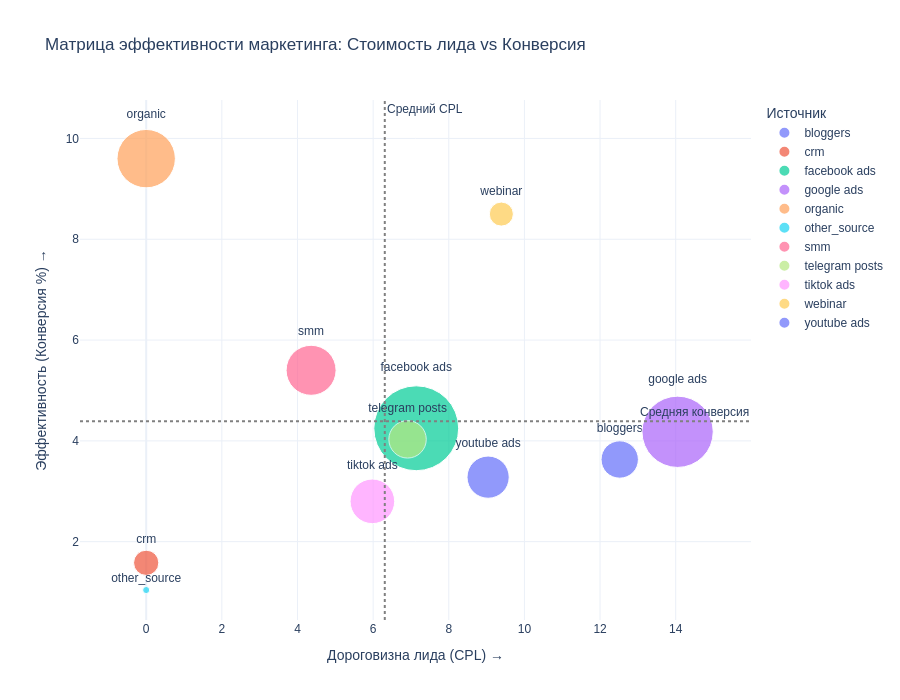

Write notebook code for a chart like this one.
### Markdown cell above
Мы сопоставили расходы на рекламу с реальной выручкой. Теперь мы знаем не только, кто звонит, но и кто приносит прибыль.

### 📊 Интерпретация матрицы эффективности
Мы сопоставили расходы на рекламу с реальной выручкой. График и таблица разделяют источники по эффективности:

1. **Лидеры по окупаемости (ROMI):**
   * **SMM:** Показывает феноменальный ROMI **38 437%**. При стоимости лида (CPL) всего **4.20 €**, канал дает конверсию **5.21%**. Это очень эффективный источник, который стоит масштабировать.
   * **Webinar и Facebook Ads:** Показывают высокую окупаемость (ROMI более **23 000%**). Стоимость клиента (CAC) здесь составляет **110.54 €** и **167.93 €** соответственно, что делает их надежными каналами.

2. **Скрытые герои и "Бесплатные" деньги:**
   * **Organic (Органика):** Приносит почти **3.9 млн €** выручки при нулевых прямых затратах на рекламу, выступая фундаментом бизнеса.
   * **CRM-база:** Принесла **746 500 €** выручки без новых рекламных вливаний. Это подтверждает важность работы с текущей базой.

3. **Сравнение CAC (Зона риска):**
   * **Google Ads** имеет самый высокий CAC — **334.10 €** и самый дорогой лид (CPL = **13.68 €**). Чтобы этот канал окупался лучше, требуется аудит поисковых запросов и посадочных страниц: мы платим много за клики, которые не конвертируются должным образом.

**Бизнес-инсайт для Юнит-экономики:**
Google Ads имеет самый высокий CAC (90.31) и самый высокий CPL (13.68). Это "элитный" и дорогой трафик. Чтобы он окупался, нам нужно либо повышать средний чек для клиентов из Google, либо оптимизировать кампании, так как сейчас они работают на грани эффективности по сравнению с SMM.

### Code cell
# 2. ВИЗУАЛИЗАЦИЯ 1: Матрица эффективности (Пузырьковая диаграмма)
import plotly.express as px

# 1. Подготовка данных из нашей свежей таблицы performance
df_plot = performance[performance['total_leads'] > 10].copy()

# Добавим средние значения для разметки квадрантов
mean_cpl = df_plot['cpl'].mean()
mean_cr = df_plot['cr_%'].mean()

# 2. Строим интерактивный Bubble Chart
fig = px.scatter(
    df_plot,
    x="cpl",
    y="cr_%",
    size="total_revenue",  # Теперь размер — это деньги, а не просто лиды
    color="source",
    hover_name="source",
    text="source",         # Добавим подписи прямо на график
    hover_data={
        "total_leads": True,
        "won_deals": True,
        "cac": ':.2f',
        "romi_%": ':.0f',
        "total_revenue": ':,.0f'
    },
    title="Матрица эффективности маркетинга: Стоимость лида vs Конверсия",
    labels={
        "cpl": "Стоимость лида (CPL), €",
        "cr_%": "Конверсия (CR), %",
        "total_revenue": "Общая выручка, €",
        "source": "Источник",
        "cac": "Стоимость клиента (CAC), €",
        "romi_%": "Окупаемость (ROMI), %"
    },
    size_max=60,
    template="plotly_white"
)

# 3. "Магия консалтинга": Добавляем линии квадрантов
fig.add_hline(y=mean_cr, line_dash="dot", line_color="gray", annotation_text="Средняя конверсия")
fig.add_vline(x=mean_cpl, line_dash="dot", line_color="gray", annotation_text="Средний CPL")

# Настройка текста подписей
fig.update_traces(textposition='top center')

fig.update_layout(
    height=700,
    xaxis_title="Дороговизна лида (CPL) →",
    yaxis_title="Эффективность (Конверсия %) →",
    font=dict(family="Arial", size=12)
)

fig.show()

### Figure 1 — Plotly figure (JSON) as saved in the notebook; plotly's stock layout.template omitted (floating-point values rounded to 4 significant figures)
{"data": [{"customdata": [[1073.0, 39.0, 344.6, 11500.0, 1558000.0]], "hovertemplate": "<b>%{hovertext}</b><br><br>Источник=%{text}<br>Стоимость лида (CPL), €=%{x}<br>Конверсия (CR), %=%{y}<br>Общая выручка, €=%{customdata[4]:,.0f}<br>total_leads=%{customdata[0]}<br>won_deals=%{customdata[1]}<br>Стоимость клиента (CAC), €=%{customdata[2]:.2f}<br>Окупаемость (ROMI), %=%{customdata[3]:.0f}<extra></extra>", "hovertext": ["bloggers"], "legendgroup": "bloggers", "marker": {"color": "#636efa", "size": [1558000.0], "sizemode": "area", "sizeref": 2236.0, "symbol": "circle"}, "mode": "markers+text", "name": "bloggers", "orientation": "v", "showlegend": true, "text": ["bloggers"], "textposition": "top center", "type": "scatter", "x": [12.52], "xaxis": "x", "y": [3.63], "yaxis": "y"}, {"customdata": [[1455.0, 23.0, 0.0, 0.0, 713300.0]], "hovertemplate": "<b>%{hovertext}</b><br><br>Источник=%{text}<br>Стоимость лида (CPL), €=%{x}<br>Конверсия (CR), %=%{y}<br>Общая выручка, €=%{customdata[4]:,.0f}<br>total_leads=%{customdata[0]}<br>won_deals=%{customdata[1]}<br>Стоимость клиента (CAC), €=%{customdata[2]:.2f}<br>Окупаемость (ROMI), %=%{customdata[3]:.0f}<extra></extra>", "hovertext": ["crm"], "legendgroup": "crm", "marker": {"color": "#EF553B", "size": [713300.0], "sizemode": "area", "sizeref": 2236.0, "symbol": "circle"}, "mode": "markers+text", "name": "crm", "orientation": "v", "showlegend": true, "text": ["crm"], "textposition": "top center", "type": "scatter", "x": [0.0], "xaxis": "x", "y": [1.58], "yaxis": "y"}, {"customdata": [[4728.0, 201.0, 167.9, 23750.0, 8049000.0]], "hovertemplate": "<b>%{hovertext}</b><br><br>Источник=%{text}<br>Стоимость лида (CPL), €=%{x}<br>Конверсия (CR), %=%{y}<br>Общая выручка, €=%{customdata[4]:,.0f}<br>total_leads=%{customdata[0]}<br>won_deals=%{customdata[1]}<br>Стоимость клиента (CAC), €=%{customdata[2]:.2f}<br>Окупаемость (ROMI), %=%{customdata[3]:.0f}<extra></extra>", "hovertext": ["facebook ads"], "legendgroup": "facebook ads", "marker": {"color": "#00cc96", "size": [8049000.0], "sizemode": "area", "sizeref": 2236.0, "symbol": "circle"}, "mode": "markers+text", "name": "facebook ads", "orientation": "v", "showlegend": true, "text": ["facebook ads"], "textposition": "top center", "type": "scatter", "x": [7.14], "xaxis": "x", "y": [4.25], "yaxis": "y"}, {"customdata": [[4113.0, 172.0, 336.0, 9730.0, 5682000.0]], "hovertemplate": "<b>%{hovertext}</b><br><br>Источник=%{text}<br>Стоимость лида (CPL), €=%{x}<br>Конверсия (CR), %=%{y}<br>Общая выручка, €=%{customdata[4]:,.0f}<br>total_leads=%{customdata[0]}<br>won_deals=%{customdata[1]}<br>Стоимость клиента (CAC), €=%{customdata[2]:.2f}<br>Окупаемость (ROMI), %=%{customdata[3]:.0f}<extra></extra>", "hovertext": ["google ads"], "legendgroup": "google ads", "marker": {"color": "#ab63fa", "size": [5682000.0], "sizemode": "area", "sizeref": 2236.0, "symbol": "circle"}, "mode": "markers+text", "name": "google ads", "orientation": "v", "showlegend": true, "text": ["google ads"], "textposition": "top center", "type": "scatter", "x": [14.05], "xaxis": "x", "y": [4.18], "yaxis": "y"}, {"customdata": [[1469.0, 141.0, 0.0, 0.0, 3812000.0]], "hovertemplate": "<b>%{hovertext}</b><br><br>Источник=%{text}<br>Стоимость лида (CPL), €=%{x}<br>Конверсия (CR), %=%{y}<br>Общая выручка, €=%{customdata[4]:,.0f}<br>total_leads=%{customdata[0]}<br>won_deals=%{customdata[1]}<br>Стоимость клиента (CAC), €=%{customdata[2]:.2f}<br>Окупаемость (ROMI), %=%{customdata[3]:.0f}<extra></extra>", "hovertext": ["organic"], "legendgroup": "organic", "marker": {"color": "#FFA15A", "size": [3812000.0], "sizemode": "area", "sizeref": 2236.0, "symbol": "circle"}, "mode": "markers+text", "name": "organic", "orientation": "v", "showlegend": true, "text": ["organic"], "textposition": "top center", "type": "scatter", "x": [0.0], "xaxis": "x", "y": [9.6], "yaxis": "y"}, {"customdata": [[193.0, 2.0, 0.0, 0.0, 56500.0]], "hovertemplate": "<b>%{hovertext}</b><br><br>Источник=%{text}<br>Стоимость лида (CPL), €=%{x}<br>Конверсия (CR), %=%{y}<br>Общая выручка, €=%{customdata[4]:,.0f}<br>total_leads=%{customdata[0]}<br>won_deals=%{customdata[1]}<br>Стоимость клиента (CAC), €=%{customdata[2]:.2f}<br>Окупаемость (ROMI), %=%{customdata[3]:.0f}<extra></extra>", "hovertext": ["other_source"], "legendgroup": "other_source", "marker": {"color": "#19d3f3", "size": [56500.0], "sizemode": "area", "sizeref": 2236.0, "symbol": "circle"}, "mode": "markers+text", "name": "other_source", "orientation": "v", "showlegend": true, "text": ["other_source"], "textposition": "top center", "type": "scatter", "x": [0.0], "xaxis": "x", "y": [1.04], "yaxis": "y"}, {"customdata": [[1668.0, 90.0, 80.77, 38330.0, 2794000.0]], "hovertemplate": "<b>%{hovertext}</b><br><br>Источник=%{text}<br>Стоимость лида (CPL), €=%{x}<br>Конверсия (CR), %=%{y}<br>Общая выручка, €=%{customdata[4]:,.0f}<br>total_leads=%{customdata[0]}<br>won_deals=%{customdata[1]}<br>Стоимость клиента (CAC), €=%{customdata[2]:.2f}<br>Окупаемость (ROMI), %=%{customdata[3]:.0f}<extra></extra>", "hovertext": ["smm"], "legendgroup": "smm", "marker": {"color": "#FF6692", "size": [2794000.0], "sizemode": "area", "sizeref": 2236.0, "symbol": "circle"}, "mode": "markers+text", "name": "smm", "orientation": "v", "showlegend": true, "text": ["smm"], "textposition": "top center", "type": "scatter", "x": [4.36], "xaxis": "x", "y": [5.4], "yaxis": "y"}, {"customdata": [[993.0, 40.0, 171.5, 22740.0, 1567000.0]], "hovertemplate": "<b>%{hovertext}</b><br><br>Источник=%{text}<br>Стоимость лида (CPL), €=%{x}<br>Конверсия (CR), %=%{y}<br>Общая выручка, €=%{customdata[4]:,.0f}<br>total_leads=%{customdata[0]}<br>won_deals=%{customdata[1]}<br>Стоимость клиента (CAC), €=%{customdata[2]:.2f}<br>Окупаемость (ROMI), %=%{customdata[3]:.0f}<extra></extra>", "hovertext": ["telegram posts"], "legendgroup": "telegram posts", "marker": {"color": "#B6E880", "size": [1567000.0], "sizemode": "area", "sizeref": 2236.0, "symbol": "circle"}, "mode": "markers+text", "name": "telegram posts", "orientation": "v", "showlegend": true, "text": ["telegram posts"], "textposition": "top center", "type": "scatter", "x": [6.91], "xaxis": "x", "y": [4.03], "yaxis": "y"}, {"customdata": [[2003.0, 56.0, 214.0, 18480.0, 2227000.0]], "hovertemplate": "<b>%{hovertext}</b><br><br>Источник=%{text}<br>Стоимость лида (CPL), €=%{x}<br>Конверсия (CR), %=%{y}<br>Общая выручка, €=%{customdata[4]:,.0f}<br>total_leads=%{customdata[0]}<br>won_deals=%{customdata[1]}<br>Стоимость клиента (CAC), €=%{customdata[2]:.2f}<br>Окупаемость (ROMI), %=%{customdata[3]:.0f}<extra></extra>", "hovertext": ["tiktok ads"], "legendgroup": "tiktok ads", "marker": {"color": "#FF97FF", "size": [2227000.0], "sizemode": "area", "sizeref": 2236.0, "symbol": "circle"}, "mode": "markers+text", "name": "tiktok ads", "orientation": "v", "showlegend": true, "text": ["tiktok ads"], "textposition": "top center", "type": "scatter", "x": [5.98], "xaxis": "x", "y": [2.8], "yaxis": "y"}, {"customdata": [[306.0, 26.0, 110.5, 22360.0, 645600.0]], "hovertemplate": "<b>%{hovertext}</b><br><br>Источник=%{text}<br>Стоимость лида (CPL), €=%{x}<br>Конверсия (CR), %=%{y}<br>Общая выручка, €=%{customdata[4]:,.0f}<br>total_leads=%{customdata[0]}<br>won_deals=%{customdata[1]}<br>Стоимость клиента (CAC), €=%{customdata[2]:.2f}<br>Окупаемость (ROMI), %=%{customdata[3]:.0f}<extra></extra>", "hovertext": ["webinar"], "legendgroup": "webinar", "marker": {"color": "#FECB52", "size": [645600.0], "sizemode": "area", "sizeref": 2236.0, "symbol": "circle"}, "mode": "markers+text", "name": "webinar", "orientation": "v", "showlegend": true, "text": ["webinar"], "textposition": "top center", "type": "scatter", "x": [9.39], "xaxis": "x", "y": [8.5], "yaxis": "y"}, {"customdata": [[1618.0, 53.0, 276.1, 13500.0, 1990000.0]], "hovertemplate": "<b>%{hovertext}</b><br><br>Источник=%{text}<br>Стоимость лида (CPL), €=%{x}<br>Конверсия (CR), %=%{y}<br>Общая выручка, €=%{customdata[4]:,.0f}<br>total_leads=%{customdata[0]}<br>won_deals=%{customdata[1]}<br>Стоимость клиента (CAC), €=%{customdata[2]:.2f}<br>Окупаемость (ROMI), %=%{customdata[3]:.0f}<extra></extra>", "hovertext": ["youtube ads"], "legendgroup": "youtube ads", "marker": {"color": "#636efa", "size": [1990000.0], "sizemode": "area", "sizeref": 2236.0, "symbol": "circle"}, "mode": "markers+text", "name": "youtube ads", "orientation": "v", "showlegend": true, "text": ["youtube ads"], "textposition": "top center", "type": "scatter", "x": [9.04], "xaxis": "x", "y": [3.28], "yaxis": "y"}], "layout": {"annotations": [{"showarrow": false, "text": "Средняя конверсия", "x": 1, "xanchor": "right", "xref": "x domain", "y": 4.39, "yanchor": "bottom", "yref": "y"}, {"showarrow": false, "text": "Средний CPL", "x": 6.308, "xanchor": "left", "xref": "x", "y": 1, "yanchor": "top", "yref": "y domain"}], "font": {"family": "Arial", "size": 12}, "height": 700, "legend": {"itemsizing": "constant", "title": {"text": "Источник"}, "tracegroupgap": 0}, "shapes": [{"line": {"color": "gray", "dash": "dot"}, "type": "line", "x0": 0, "x1": 1, "xref": "x domain", "y0": 4.39, "y1": 4.39, "yref": "y"}, {"line": {"color": "gray", "dash": "dot"}, "type": "line", "x0": 6.308, "x1": 6.308, "xref": "x", "y0": 0, "y1": 1, "yref": "y domain"}], "title": {"text": "Матрица эффективности маркетинга: Стоимость лида vs Конверсия"}, "xaxis": {"anchor": "y", "domain": [0, 1], "title": {"text": "Дороговизна лида (CPL) →"}}, "yaxis": {"anchor": "x", "domain": [0, 1], "title": {"text": "Эффективность (Конверсия %) →"}}}}
